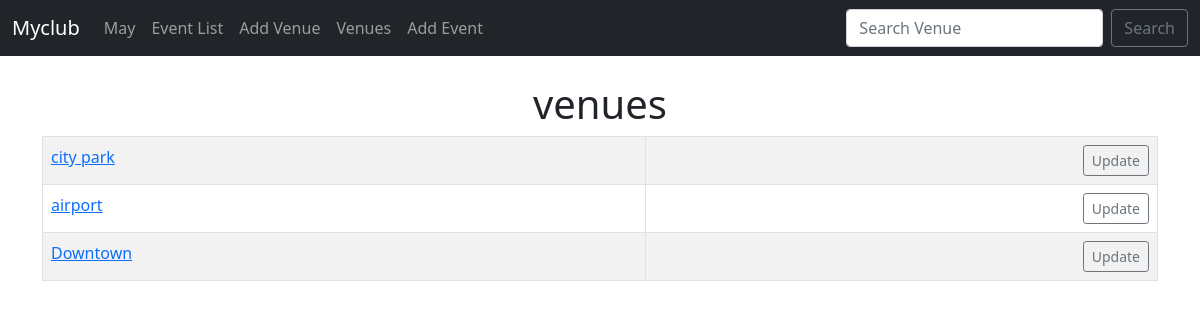
The page /list_venue on the database as committed earlier.
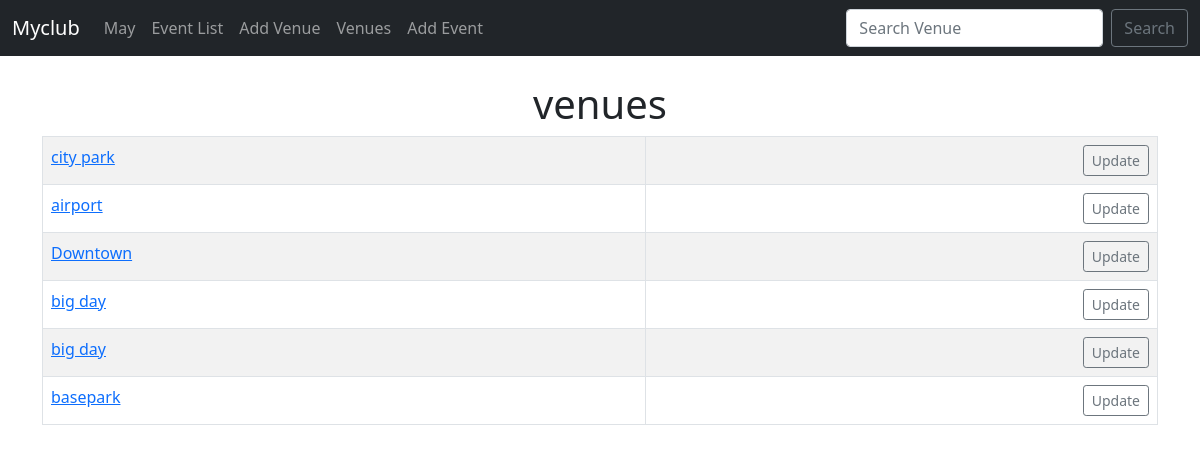
The same page on the database as committed later.
### events/models.py (models this page shows)
class Venue(models.Model):
    name =models.CharField('Venue Name',max_length=120)
    address = models.CharField(max_length=300)
    zip_code = models.CharField('Zip Code',max_length=15)
    phone = models.CharField('Contact Phone',max_length=20,blank=True)
    web = models.URLField('Website Address',blank=True)
    email_adress = models.EmailField('Email Address',blank=True)
    def __str__(self):
        return self.name

### events/views.py (the view)
# urls.py: path('list_venue',views.list_venue,name='list-venue'),
def list_venue(request):
    venue_list = Venue.objects.all()
    return render (request,'events/venue.html',{'venue_list':venue_list})

### templates/events/venue.html
{% extends 'events/base.html' %}
{% block content %}
<center>
<h1>venues</h1>
<table class="table table-striped table-hoveer table-bordered">
{% for venue in venue_list %}
<tr>
    <td>
        <a href="{% url 'show-venue' venue.id %}"> {{venue}} </a> <br>
    </td>
    <td align="right">
       <a href="{% url 'update-venue' venue.id %}" class="btn btn-outline-secondary btn-sm"> Update </a>
    </td>
</tr>
{% endfor %}
</table>
</center>
{% endblock %}

### templates/events/base.html (shortened to what this page needs)
<!doctype html>
<html lang="en">
  <head>
    <link href="https://cdn.jsdelivr.net/npm/bootstrap@5.0.0-beta3/dist/css/bootstrap.min.css" rel="stylesheet">
  </head>
  <body>
    {% include 'events/navbar.html' %}
    <br>
    <div class="container">
      {% block content %}
      {% endblock %}
    </div>
  </body>
</html>

### templates/events/navbar.html (shortened to what this page needs)
<nav class="navbar navbar-expand-lg navbar-dark bg-dark">
    <div class="container-fluid">
      <a class="navbar-brand" href="{% url 'home' %}">Myclub</a>
      <div class="collapse navbar-collapse" id="navbarSupportedContent">
        <ul class="navbar-nav me-auto mb-2 mb-lg-0">
          <li class="nav-item">
            <a class="nav-link" href="{% url 'home' '2021' 'May' %}">May</a>
          </li>
          <li class="nav-item">
            <a class="nav-link" href="{% url 'events-list' %}">Event List</a>
          </li>
          <li class="nav-item">
            <a class="nav-link" href="{% url 'add-venue' %}">Add Venue</a>
          </li>
          <li class="nav-item">
            <a class="nav-link" href="{% url 'list-venue' %}">Venues</a>
          </li>
          <li class="nav-item">
            <a class="nav-link" href="{% url 'add-event' %}">Add Event</a>
          </li>
        </ul>
        <form class="d-flex" method="POST" action="{%  url 'search-venues' %}">
          <input class="form-control me-2" type="search" placeholder="Search Venue"  name="searched"
          aria-label="Search">
          <button class="btn btn-outline-secondary" type="submit">Search</button>
        </form>
      </div>
    </div>
  </nav>

Rows that differ between the two databases and show on the page:
added Venue: name "big day"
added Venue: name "big day"
added Venue: name "basepark"
